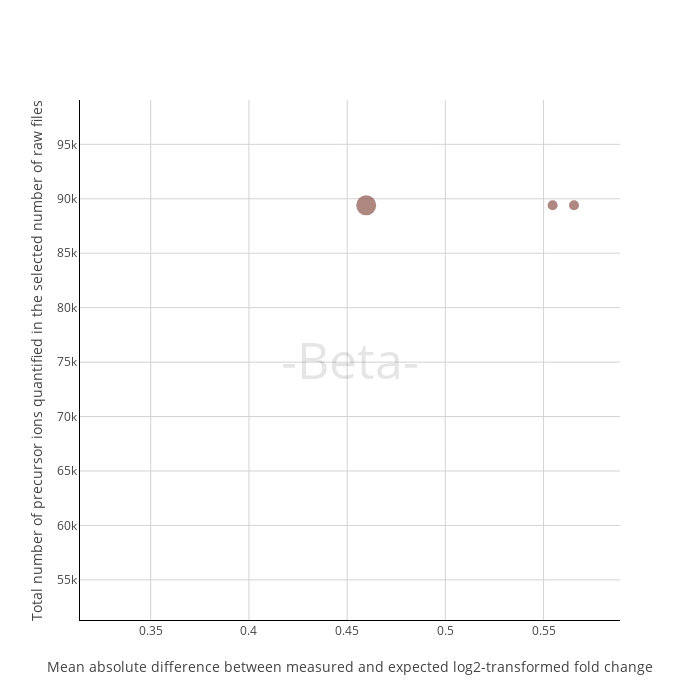

Write notebook code for a chart like this one.
### Code cell
plot, results_quant = plot_performance_metrics(file_paths_quant)
plot

### Figure 1 — Plotly figure (JSON) as saved in the notebook; plotly's stock layout.template omitted (floating-point values rounded to 4 significant figures)
{"data": [{"hovertext": ["ProteoBench ID: DIA-NN_20241122_130756<br>Software tool: DIA-NN 1.9.2<br>Comment (private submission): ", "ProteoBench ID: DIA-NN_20241122_130816<br>Software tool: DIA-NN 1.9.2<br>Comment (private submission): ", "ProteoBench ID: DIA-NN_20241122_130835<br>Software tool: DIA-NN 1.9.2<br>Comment (private submission): "], "marker": {"color": ["#8c564b", "#8c564b", "#8c564b"], "showscale": false, "size": [10, 10, 20]}, "mode": "markers", "name": "DIA-NN", "type": "scatter", "x": [0.5655, 0.5546, 0.4597], "y": [89399, 89399, 89396]}], "layout": {"annotations": [{"font": {"color": "rgba(0,0,0,0.1)", "size": 50}, "showarrow": false, "text": "-Beta-", "x": 0.5, "xref": "paper", "y": 0.5, "yref": "paper"}], "clickmode": "event+select", "height": 700, "width": 700, "xaxis": {"gridcolor": "lightgray", "gridwidth": 1, "linecolor": "black", "range": [0.314, 0.5889], "showgrid": true, "title": {"text": "Mean absolute difference between measured and expected log2-transformed fold change"}}, "yaxis": {"gridcolor": "lightgray", "gridwidth": 1, "linecolor": "black", "range": [51316, 99072], "showgrid": true, "title": {"text": "Total number of precursor ions quantified in the selected number of raw files"}}}}
